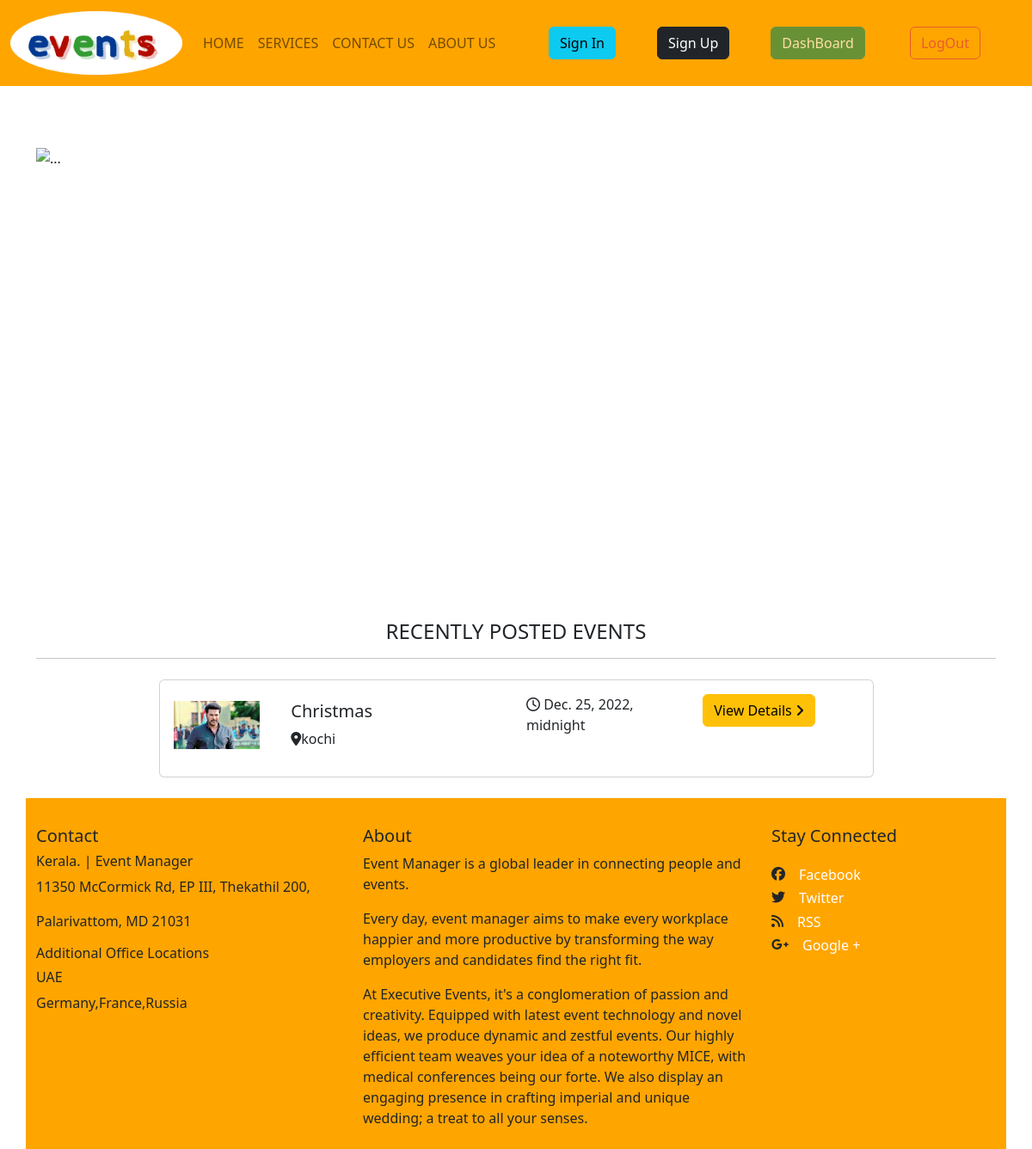
The app's page /, older data.
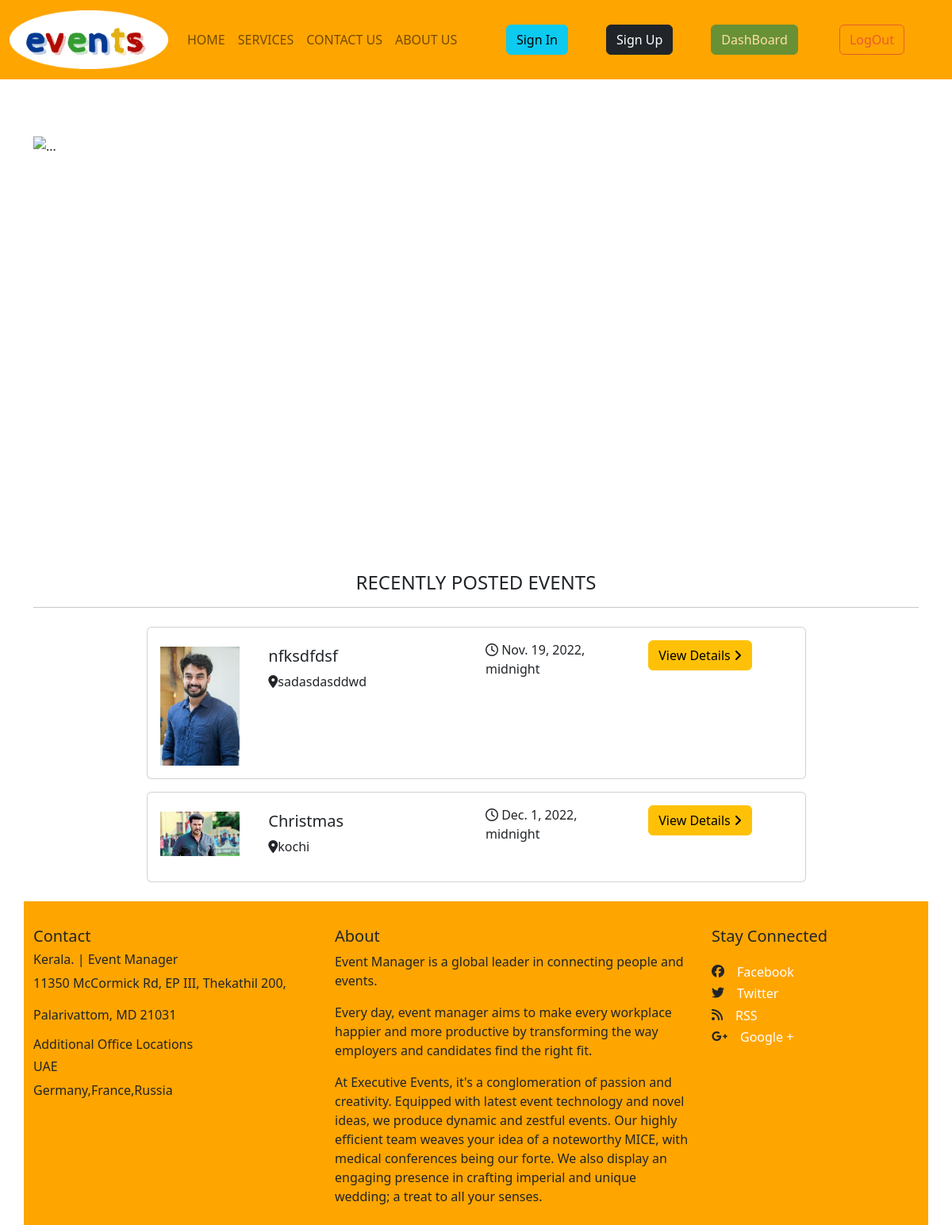
The same page, newer data.
### apps/post/models.py (models this page shows)
class PostModel(models.Model):
    user = models.ForeignKey(User, on_delete=models.CASCADE)
    event_title = models.CharField(max_length=120, null=False)
    event_date = models.DateField(null=False)
    content = models.TextField(null=False)
    location = models.CharField(max_length=200, null=False)
    date = models.DateField(auto_now_add=True)
    pic = models.ImageField(upload_to='events',
                            validators=[FileExtensionValidator(allowed_extensions=['jpeg', 'png', 'jpg'])], null=False,
                            blank=False)

### apps/post/views.py (the view)
# urls.py: path('', post_views.AllPostListView.as_view(), name='home'),
class AllPostListView(ListView):
    template_name = "eventWebsite/home.html"
    model = PostModel
    context_object_name = "posts" # with this data can be accessed in front end html
    def get_queryset(self):  # by default objects.all()  is the query.Only to override this fn
        return PostModel.objects.all().order_by('event_date')

### templates/eventWebsite/home.html (shortened to what this page needs)
{% extends 'eventWebsite/base.html' %}
{% block content %}
{% load static %}
<div class="container">
    <div class="row pt-4">
        <div id="carouselExampleCaptions" class="carousel slide" data-bs-ride="carousel">
            <div class="carousel-indicators">
                <button type="button" data-bs-target="#carouselExampleCaptions" data-bs-slide-to="0" class="active"
                        aria-current="true" aria-label="Slide 1"></button>
                <button type="button" data-bs-target="#carouselExampleCaptions" data-bs-slide-to="1"
                        aria-label="Slide 2"></button>
                <button type="button" data-bs-target="#carouselExampleCaptions" data-bs-slide-to="2"
                        aria-label="Slide 3"></button>
            </div>
            <div class="carousel-inner">
                <div class="carousel-item" data-bs-interval="2000">
                    <img src="{% static 'img_2.png' %}" class="d-block w-100" alt="..." height="500">
                    <div class="carousel-caption d-none d-md-block">
                        <h5> #1 Event Managers in Kerala </h5>
                        <p>ആഘോഷങ്ങളുടെ മാറ്റ് കുറയ്ക്കേണ്ട, ഇവന്റ് മാനേജ്‌മന്റ് ടീം ഇവിടുണ്ട്....</p>
                    </div>
                </div>
            </div>
            <button class="carousel-control-prev" type="button" data-bs-target="#carouselExampleCaptions"
                    data-bs-slide="prev">
                <span class="carousel-control-prev-icon" aria-hidden="true"></span>
            </button>
            <button class="carousel-control-next" type="button" data-bs-target="#carouselExampleCaptions"
                    data-bs-slide="next">
                <span class="carousel-control-next-icon" aria-hidden="true"></span>
            </button>
        </div>
    </div>
    <div class="row pt-5">
        <div class="recentjobs container bg-white ">
            <h4 class="text-center">RECENTLY POSTED EVENTS</h4>
            <hr>
            <div class=" row d-flex justify-content-center">
                <div class="div col-9 mt-2 mb-2">
                    {% if posts %}
                    {% for post in posts %}
                    <div class="card job-card mb-3">
                        <div class="card-body">
                            <div class="row">
                                <div class="col-lg-2 col-md-6">
                                    <a href=""> <img class="mt-2 " width="100"
                                                     src={{post.pic.url}} alt=""> </a>
                                </div>
                                <div class="col-lg-4 col-md-6">
                                    <div class="card-left mt-2">
                                        <h5>{{post.event_title}} </h5>
                                        <p><i class="fa-solid fa-location-dot"></i>{{post.location}} </p>
                                    </div>
                                </div>
                                <div class="col-lg-3 col-md-6 ">
                                    <div class=" right-details mt-6">
                                        <p><i class="fa-regular fa-clock"></i> {{post.event_date}} </p>
                                    </div>
                                </div>
                                <div class="col-lg-3 col-md-3 ">
                                    <button class="btn btn-warning" onclick="window.location.href='{% url 'post_detail' post.id %}'"> View
                                        Details <i class="fa-solid fa-angle-right"> </i></button>
                                </div>
                            </div>
                        </div>
                    </div>
                    {% endfor %}
                    {% endif %}
                </div>
            </div>
        </div>
    </div>
</div>
{% endblock %}

Row changes from the older to the newer data that the page shows:
added PostModel: pic (picture), event_title "nfksdfdsf", location "sadasdasddwd", event_date "Nov. 19, 2022, midnight"
changed PostModel "Christmas": event_date "Dec. 25, 2022, midnight" → "Dec. 1, 2022, midnight"
